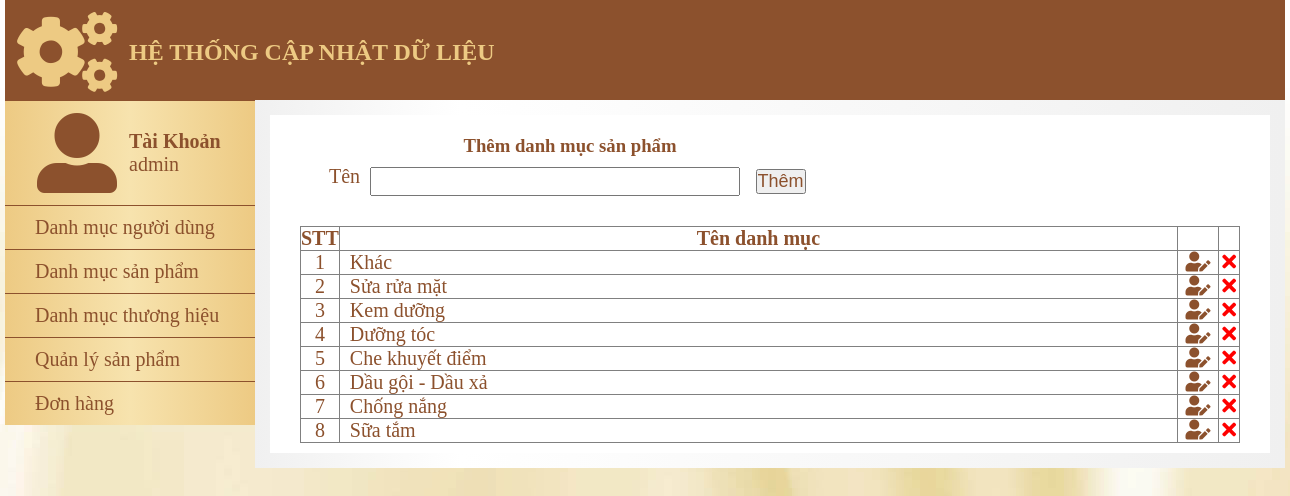
/mypham/admin/index.php?action=quanlydanhmucsanpham&query=them (signed in), run on the app's committed database.
### tables this page shows
CREATE TABLE `tbl_danhmuc` (
  `id_danhmuc` int(11) NOT NULL,
  `tendanhmuc` varchar(250) NOT NULL,
  `thutu` int(11) NOT NULL
);

### mypham/admin/modules/quanlydanhmucsp/lietke.php (the view)
<?php
    $sql_lietke_danhmucsp = "SELECT * FROM tbl_danhmuc ORDER BY thutu DESC";
    $query_lietke_danhmucsp = mysqli_query($mysqli,$sql_lietke_danhmucsp);
?>
<div class="lietke">
  <table class="lietke-1" border="1" style="border-collapse: collapse;width:100%;margin-bottom:10px">
    <tr >
      <th>STT</th>
      <th>Tên danh mục</th>
      <th></th>
      <th></th>
    </tr>
    <?php
    $i = 0;
    while($row = mysqli_fetch_array( $query_lietke_danhmucsp)){
        $i++;
    ?>
    <tr>
      <td style="width:10px; text-align:center"><?php echo $i ?></td>
      <td style="padding:0 10px"><?php echo $row['tendanhmuc'] ?></td>
      <td style=" text-align:center;width:40px">
          <a href="index.php?action=quanlydanhmucsanpham&query=sua&iddanhmuc=<?php echo $row['id_danhmuc']?>">
            <i class="fas fa-user-edit" style="color:#8C512D"></i>
          </a>
      </td>
      <td style=" text-align:center;width:20px">
          <a href="modules/quanlydanhmucsp/xuly.php?iddanhmuc=<?php echo $row['id_danhmuc']?>">
            <i class="fas fa-times" style="color:red"></i>
          </a>
      </td>
    </tr>
    <?php
    }
    ?>
  </table>
  </div>

### mypham/admin/css/index.css (style rules this page uses)
* { margin: 0; padding: 0; }
body { background-image: url(../../images/gd-dk.jpg); }
.content div { float: left; }
.lietke { width: 940px; margin-top: 10px; padding: 0 30px; }
.lietke-1 { margin-top: 20px; font-size: 20px; }
.lietke-1 a { text-decoration: none; }

### data on the page
tbl_danhmuc: tendanhmuc "Khác"
tbl_danhmuc: tendanhmuc "Sửa rửa mặt"
tbl_danhmuc: tendanhmuc "Kem dưỡng"
tbl_danhmuc: tendanhmuc "Dưỡng tóc"
tbl_danhmuc: tendanhmuc "Che khuyết điểm"
tbl_danhmuc: tendanhmuc "Dầu gội - Dầu xả"
tbl_danhmuc: tendanhmuc "Chống nắng"
tbl_danhmuc: tendanhmuc "Sữa tắm"

### other printed values
$_SESSION['dangnhap'] "admin"
